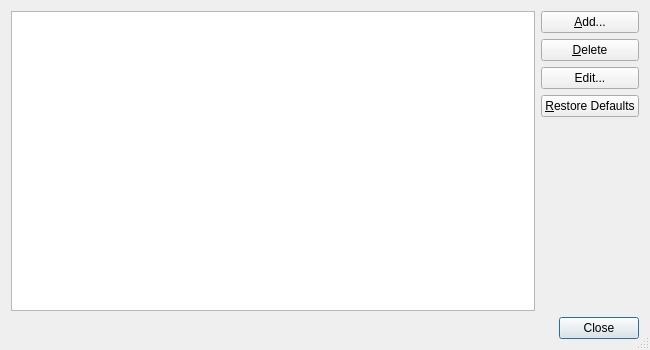
<?xml version="1.0" encoding="UTF-8"?>
<ui version="4.0">
 <class>OpenSearchDialog</class>
 <widget class="QDialog" name="OpenSearchDialog">
  <property name="geometry">
   <rect>
    <x>0</x>
    <y>0</y>
    <width>650</width>
    <height>350</height>
   </rect>
  </property>
  <property name="windowTitle">
   <string>Open Search Engines Configuration</string>
  </property>
  <property name="sizeGripEnabled">
   <bool>true</bool>
  </property>
  <layout class="QVBoxLayout" name="verticalLayout">
   <item>
    <layout class="QGridLayout" name="gridLayout">
     <item row="0" column="0" rowspan="5">
      <widget class="E5TableView" name="enginesTable">
       <property name="alternatingRowColors">
        <bool>true</bool>
       </property>
       <property name="selectionBehavior">
        <enum>QAbstractItemView::SelectRows</enum>
       </property>
       <property name="showGrid">
        <bool>false</bool>
       </property>
      </widget>
     </item>
     <item row="0" column="1">
      <widget class="QPushButton" name="addButton">
       <property name="toolTip">
        <string>Press to add a new search engine from file</string>
       </property>
       <property name="text">
        <string>&amp;Add...</string>
       </property>
       <property name="autoDefault">
        <bool>false</bool>
       </property>
      </widget>
     </item>
     <item row="1" column="1">
      <widget class="QPushButton" name="deleteButton">
       <property name="toolTip">
        <string>Press to delete the selected engines</string>
       </property>
       <property name="text">
        <string>&amp;Delete</string>
       </property>
       <property name="autoDefault">
        <bool>false</bool>
       </property>
      </widget>
     </item>
     <item row="2" column="1">
      <widget class="QPushButton" name="editButton">
       <property name="toolTip">
        <string>Press to edit the data of the current engine</string>
       </property>
       <property name="text">
        <string>Edit...</string>
       </property>
       <property name="autoDefault">
        <bool>false</bool>
       </property>
      </widget>
     </item>
     <item row="3" column="1">
      <widget class="QPushButton" name="restoreButton">
       <property name="toolTip">
        <string>Press to restore the default engines</string>
       </property>
       <property name="text">
        <string>&amp;Restore Defaults</string>
       </property>
       <property name="autoDefault">
        <bool>false</bool>
       </property>
      </widget>
     </item>
     <item row="4" column="1">
      <spacer name="verticalSpacer">
       <property name="orientation">
        <enum>Qt::Vertical</enum>
       </property>
       <property name="sizeHint" stdset="0">
        <size>
         <width>20</width>
         <height>38</height>
        </size>
       </property>
      </spacer>
     </item>
    </layout>
   </item>
   <item>
    <widget class="QDialogButtonBox" name="buttonBox">
     <property name="orientation">
      <enum>Qt::Horizontal</enum>
     </property>
     <property name="standardButtons">
      <set>QDialogButtonBox::Close</set>
     </property>
    </widget>
   </item>
  </layout>
 </widget>
 <customwidgets>
  <customwidget>
   <class>E5TableView</class>
   <extends>QTableView</extends>
   <header>E5Gui/E5TableView.h</header>
  </customwidget>
 </customwidgets>
 <tabstops>
  <tabstop>enginesTable</tabstop>
  <tabstop>addButton</tabstop>
  <tabstop>deleteButton</tabstop>
  <tabstop>editButton</tabstop>
  <tabstop>restoreButton</tabstop>
  <tabstop>buttonBox</tabstop>
 </tabstops>
 <resources/>
 <connections>
  <connection>
   <sender>buttonBox</sender>
   <signal>accepted()</signal>
   <receiver>OpenSearchDialog</receiver>
   <slot>accept()</slot>
   <hints>
    <hint type="sourcelabel">
     <x>248</x>
     <y>254</y>
    </hint>
    <hint type="destinationlabel">
     <x>157</x>
     <y>274</y>
    </hint>
   </hints>
  </connection>
  <connection>
   <sender>buttonBox</sender>
   <signal>rejected()</signal>
   <receiver>OpenSearchDialog</receiver>
   <slot>reject()</slot>
   <hints>
    <hint type="sourcelabel">
     <x>316</x>
     <y>260</y>
    </hint>
    <hint type="destinationlabel">
     <x>286</x>
     <y>274</y>
    </hint>
   </hints>
  </connection>
 </connections>
</ui>
